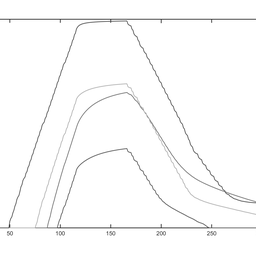
%> input picture wykres.png (cropped and resized to the size of MATLAB's example picture, made grey), 256 x 256 px, given in place of cameraman.tif, which was not available
$ octave lab2.m   (GNU Octave 9; MATLAB toolbox functions it lacks are replaced by stand-ins)
%> lines starting %> are read from the running program, lines starting %| are printed output that depends on the picture; pictures that were not available may be replaced by others from this repository, and a replacement may not be noted
close all; clear; clc;

%wczytać cameramen.tif
%odjąć 50, dodać 100, odjąć 50
a = imread('cameraman.tif');
%> a is the input picture: size 256x256 uint8; min 51, max 255, mean 250.8

a = a - 50;
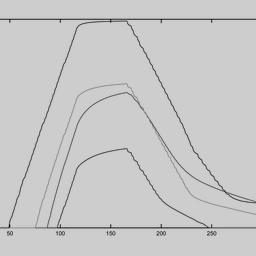
%> a: size 256x256 uint8; min 1, max 205, mean 200.8
a = a+100;
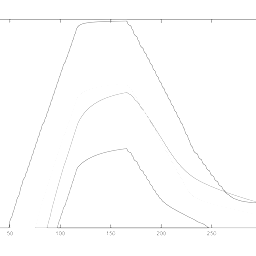
%> a: size 256x256 uint8; min 101, max 255, mean 253.4
a=a-50;
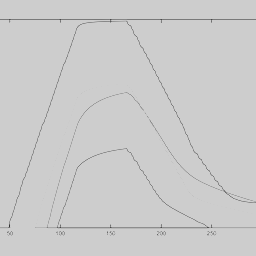
%> a: size 256x256 uint8; min 51, max 205, mean 203.4
a = double(a)/255;
%> a: size 256x256 double
%korekcja gamma dla [0.1 0.25 0.5 1 2 5]

gam=[0.1 0.25 0.5 1 2 5];

for k=1:6
    b=a.^gam(k);
    subplot(2,3,k), imshow(b);
    title(['\gamma = ', num2str(gam(k))]);
end
%> this loop made 6 passes
%> pass 3, `b=a.^gam(k);`:
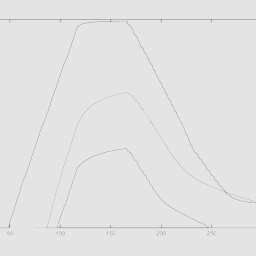
%> b: size 256x256 double; min 0.447, max 0.897, mean 0.893
%> after the loop:
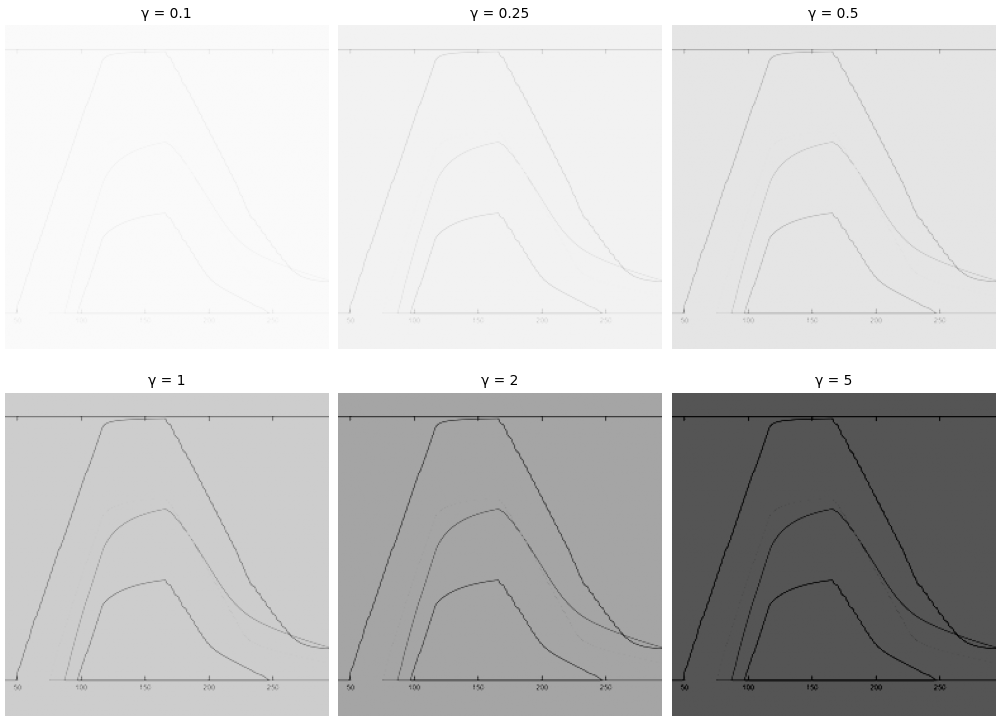
%> figure redrawn from the program's plot data, 6 panels

% [6 lines of commented-out code are left out]


%%
close all; clear; clc;
% a=imread('pout.tif');
%> (the run ends here)
